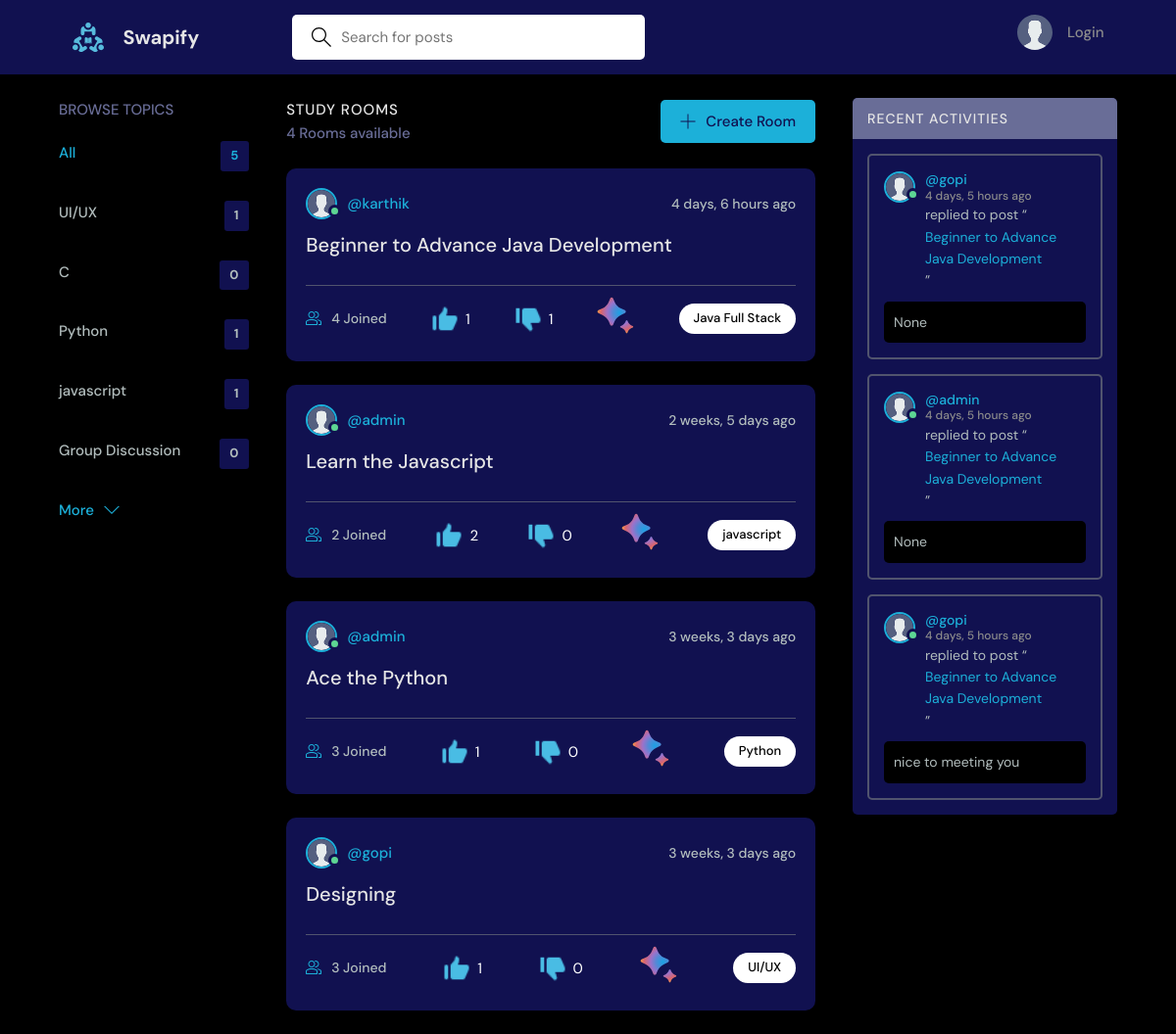
The app's page /, older data.
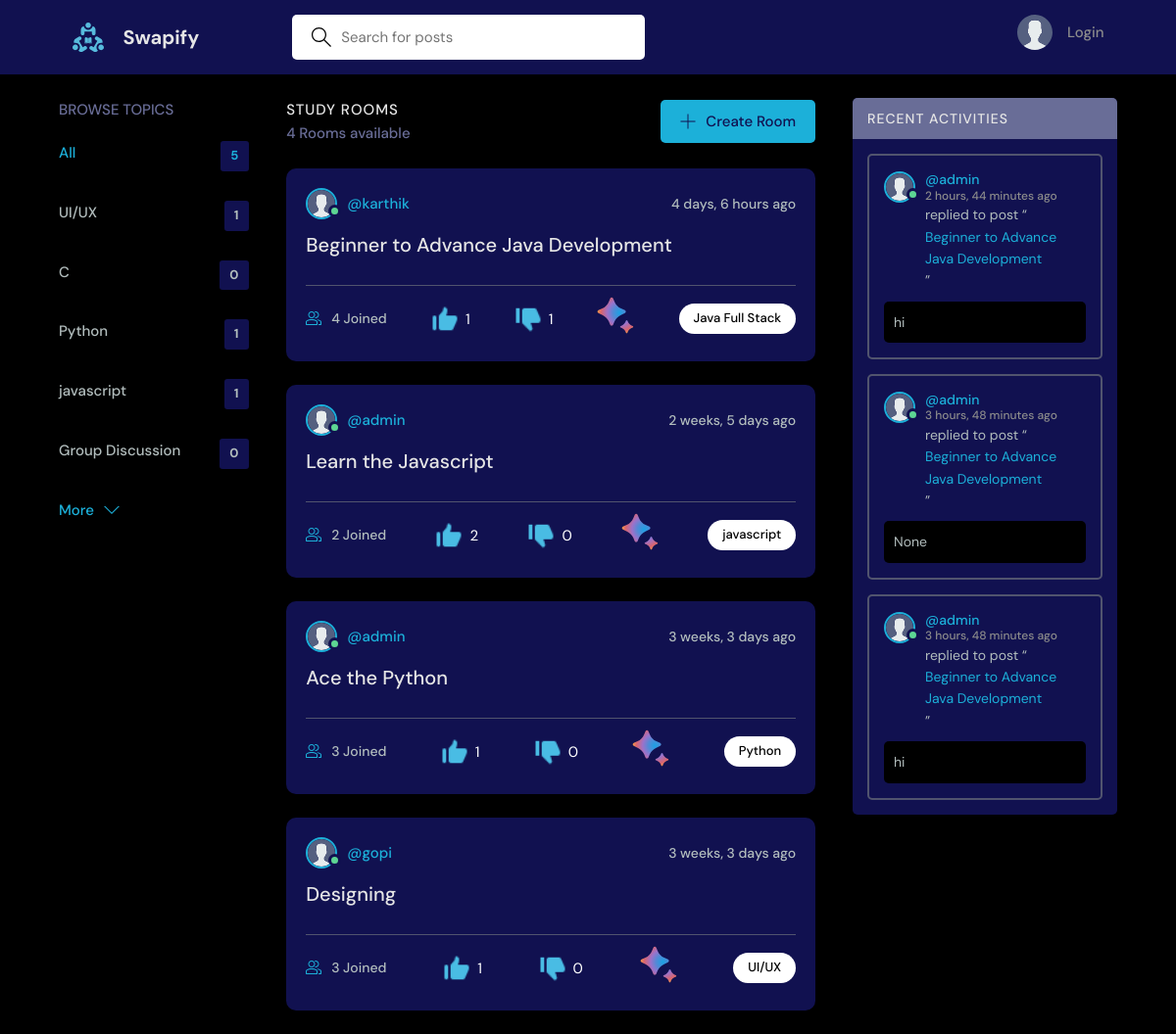
The same page, newer data.
### base/models.py (models this page shows, shortened)
class Topic(models.Model):
    name = models.CharField(max_length=200)

class Room(models.Model):
    host = models.ForeignKey(UserAccount, on_delete=models.SET_NULL, null=True, related_name="hosted_rooms")
    topic = models.ForeignKey(Topic, on_delete=models.SET_NULL, null=True)
    name = models.CharField(max_length=200)
    description = models.TextField(null=True, blank=True)
    participants = models.ManyToManyField(UserAccount, related_name='joined_rooms', blank=True)
    room_video_call_id = models.CharField(max_length=255, blank=True, null=True)  # Video Call ID
    updated = models.DateTimeField(auto_now=True)
    created = models.DateTimeField(auto_now_add=True)
    class Meta:
        ordering = ['-updated', '-created']
    def __str__(self):
        return f"{self.name}"

class UserAccount(AbstractBaseUser, PermissionsMixin):
    email = models.EmailField(unique=True)
    username = models.CharField(unique=True,max_length=225)
    first_name = models.CharField(max_length=225)
    last_name = models.CharField(max_length=225)
    is_active = models.BooleanField(default=True)
    is_staff = models.BooleanField(default=False)
    is_admin = models.BooleanField(default=False)
    created_at = models.DateTimeField(auto_now_add=True)
    updated_at = models.DateTimeField(auto_now=True)
    bio = models.TextField(null=True)
    avatar = models.ImageField(null=True,blank=True, default="avatar.svg")
    is_online = models.BooleanField(default=False)
    profile_rating = models.DecimalField(null=True,
        max_digits=3,
        decimal_places=1,
        validators=[
            MinValueValidator(1.0),
            MaxValueValidator(5.0)
        ]
    )
    upvotes = models.PositiveIntegerField(default=0)
    downvotes = models.PositiveIntegerField(default=0)
    interested_topics = models.ManyToManyField(Topic, related_name="interested_users", blank=True)
    groups = models.ManyToManyField(
        'auth.Group',
        related_name='user_account_set',  # Custom related name for 'groups'
        blank=True,
        help_text='The groups this user belongs to.',
        verbose_name='groups',
    )
    user_permissions = models.ManyToManyField(
        'auth.Permission',
        related_name='user_account_permissions_set',  # Custom related name for 'user_permissions'
        blank=True,
        help_text='Specific permissions for this user.',
        verbose_name='user permissions',
    )
    objects = CustomUserManager()
    USERNAME_FIELD = 'email'
    REQUIRED_FIELDS = ['username']

class Message(models.Model):
    user = models.ForeignKey(UserAccount, on_delete=models.CASCADE)
    room = models.ForeignKey(Room, on_delete=models.CASCADE, related_name="messages")
    body = models.TextField(blank=True,null=True)
    file = models.FileField(upload_to='files/',blank=True,null=True)
    updated = models.DateTimeField(auto_now=True)
    created = models.DateTimeField(auto_now_add=True)
    class Meta:
        ordering = ['-updated', '-created']

### base/views.py (the view)
# urls.py: path('', views.home, name="home"),
def home(request):
    q = request.GET.get('q') if request.GET.get('q') != None else ''
    rooms = Room.objects.filter(
        Q(topic__name__icontains=q) |
        Q(name__icontains=q) |
        Q(description__icontains=q)
    )
    topics = Topic.objects.all()[0:5]
    room_count = rooms.count()
    room_messages = Message.objects.filter(
        Q(room__topic__name__icontains=q))[0:3]
    for room in rooms:
        room.upvote_count = room.feedbacks.filter(vote=1).count()
        room.downvote_count = room.feedbacks.filter(vote=-1).count()
    context = {'rooms': rooms, 'topics': topics,
               'room_count': room_count, 'room_messages': room_messages}
    return render(request, 'base/home.html', context)

### base/templates/base/home.html (shortened to what this page needs)
{% extends 'main.html' %}
{% block content %}
<main class="layout layout--3">
  <div class="container">
    {% include 'base/topics_component.html' %}
    <div class="roomList">
      <div class="roomList__header">
        <div>
          <h2>Study Rooms</h2>
          <p>{{room_count}} Rooms available</p>
        </div>
        <a class="btn btn--main" href="{% url 'create-room' %}">
          <svg version="1.1" xmlns="http://www.w3.org/2000/svg" width="32" height="32" viewBox="0 0 32 32">
            <title>add</title>
            <path
              d="M16.943 0.943h-1.885v14.115h-14.115v1.885h14.115v14.115h1.885v-14.115h14.115v-1.885h-14.115v-14.115z">
            </path>
          </svg>
          Create Room
        </a>
      </div>
      {% include 'base/feed_component.html' %}
    </div>
    {% include 'base/activity_component.html' %}
  </div>
</main>
{% endblock %}

### base/templates/base/topics_component.html
<div class="topics">
    <div class="topics__header">
        <h2>Browse Topics</h2>
    </div>
    <ul class="topics__list">
        <li>
            <a href="{% url 'home' %}" class="active">All <span>{{topics.count}}</span></a>
        </li>
        {% for topic in topics %}
        <li>
            <a href="{% url 'home' %}?q={{topic.name}}">{{topic.name}}<span>{{topic.room_set.all.count}}</span></a>
        </li>
        {% endfor %}
    </ul>
    <a class="btn btn--link" href="{% url 'topics' %}">
        More
        <svg version="1.1" xmlns="http://www.w3.org/2000/svg" width="32" height="32" viewBox="0 0 32 32">
            <title>chevron-down</title>
            <path d="M16 21l-13-13h-3l16 16 16-16h-3l-13 13z"></path>
        </svg>
    </a>
</div>

### base/templates/base/feed_component.html (shortened to what this page needs)
{% for room in rooms %}
<div class="roomListRoom">
    <div class="roomListRoom__header">
        <a href="{% url 'user-profile' room.host.id %}" class="roomListRoom__author">
            {% if room.host.is_online %}
                <div class="avatar avatar--small active">
                    <img src="{{ room.host.avatar.url }}" />
                </div>
                {% else %}
                    <div class="avatar avatar--small">
                        <img src="{{ room.host.avatar.url }}" />
                    </div>
                {% endif %}
            <span>@{{ room.host.username }}</span>
        </a>
        <div class="roomListRoom__actions">
            <span>{{ room.created|timesince }} ago</span>
        </div>
    </div>
    <div class="roomListRoom__content">
        <a href="{% if request.user.is_authenticated %}{% url 'room' room.id %}?username={{ request.user.username }}&room_name={{ room.name }}{% else %}{% url 'login' %}{% endif %}">
            {{ room.name }}
        </a>
    </div>
    <div class="roomListRoom__meta">
        <a href="{% url 'room' room.id %}" class="roomListRoom__joined">
            {{ room.participants.all.count }} Joined
        </a>
                <a href="#" class="roomListRoom__vote upvote" data-room="{{ room.id }}" style="display: inline-flex; align-items: center; gap: 6px; text-decoration: none;">
                    <img
                         alt="Thumbs up" width="30" height="30"
                         style="filter: brightness(0) saturate(100%) invert(64%) sepia(58%) saturate(485%) hue-rotate(155deg) brightness(93%) contrast(92%);">
                    <span style="color: #ffffff;">{{ room.upvote_count }}</span>
                </a>
        <a href="#" class="roomListRoom__vote downvote" data-room="{{ room.id }}" style="display: inline-flex; align-items: center; gap: 6px; text-decoration: none;">
            <img
                 alt="Thumbs Down" width="30" height="30"
                 style="filter: brightness(0) saturate(100%) invert(64%) sepia(58%) saturate(485%) hue-rotate(155deg) brightness(93%) contrast(92%);">
            <span style="color: #ffffff;">{{ room.downvote_count }}</span>
        </a>
        <a href="#" class="roomListRoom__ai summarize-btn" data-room="{{ room.id }}">
        </a>
        <p class="roomListRoom__topic">{{ room.topic.name }}</p>
    </div>
</div>
{% endfor %}

### base/templates/base/activity_component.html (shortened to what this page needs)
<div class="activities">
    <div class="activities__header">
        <h2>Recent Activities</h2>
    </div>
    {% for message in room_messages %}
    <div class="activities__box">
        <div class="activities__boxHeader roomListRoom__header">
            <a href="{% url 'user-profile' message.user.id %}" class="roomListRoom__author">
                {% if message.user.is_online %}
                <div class="avatar avatar--small active">
                    <img src="{{message.user.avatar.url}}" />
                </div>
                {% else %}
                    <div class="avatar avatar--small">
                        <img src="{{message.user.avatar.url}}" />
                    </div>
                {% endif %}
                <p>
                    @{{message.user.username}}
                    <span>{{message.created|timesince}} ago</span>
                </p>
            </a>
        </div>
        <div class="activities__boxContent">
            <p>replied to post “<a href="{% url 'room' message.room.id %}">{{message.room}}</a>”</p>
            <div class="activities__boxRoomContent">{{message.body}}</div>
        </div>
    </div>
    {% endfor %}
</div>

Row changes from the older to the newer data that the page shows:
no longer on this page (row unchanged): Message: user.avatar (placeholder picture), user.username "gopi", created "4 days, 5 hours", room "Beginner to Advance Java Development", body "None"
no longer on this page (row unchanged): Message: user.avatar (placeholder picture), user.username "admin", created "4 days, 5 hours", room "Beginner to Advance Java Development", body "None"
no longer on this page (row unchanged): Message: user.avatar (placeholder picture), user.username "gopi", created "4 days, 5 hours", room "Beginner to Advance Java Development", body "nice to meeting you"
added Message: user.avatar (placeholder picture), user.username "admin", created "2 hours, 44 minutes", room "Beginner to Advance Java Development", body "hi"
added Message: user.avatar (placeholder picture), user.username "admin", created "3 hours, 48 minutes", room "Beginner to Advance Java Development", body "None"
added Message: user.avatar (placeholder picture), user.username "admin", created "3 hours, 48 minutes", room "Beginner to Advance Java Development", body "hi"
